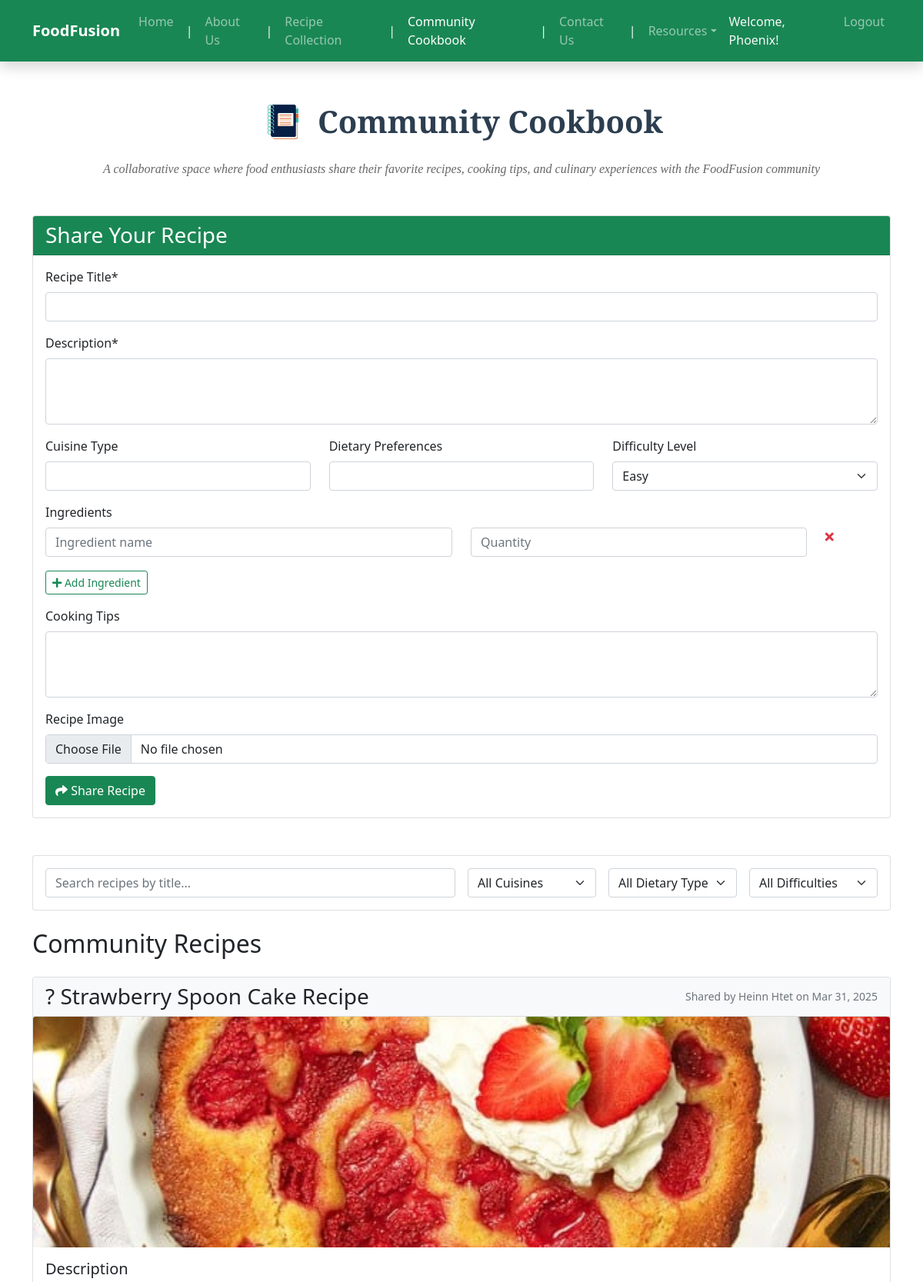
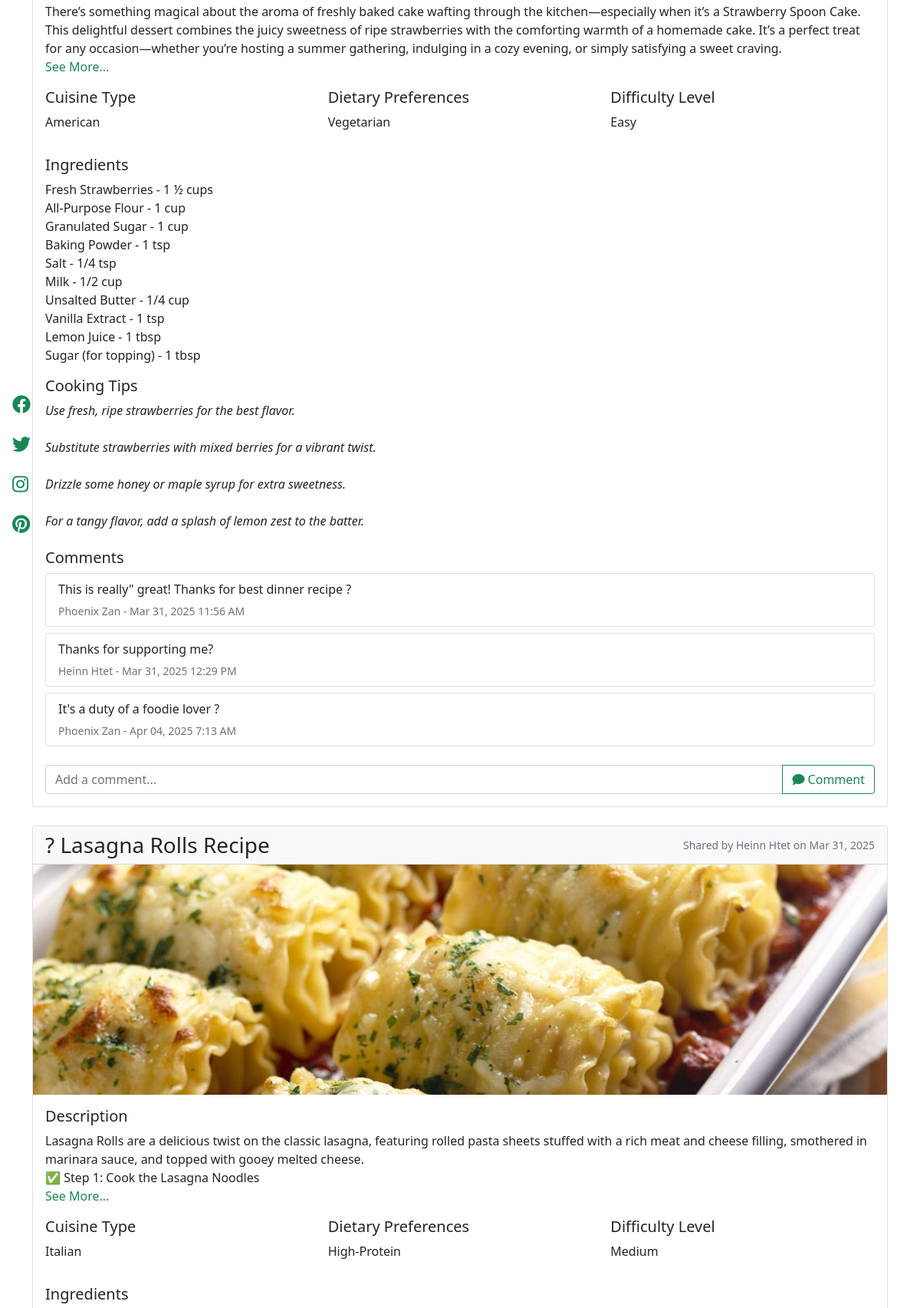
/community_cookbook.php (signed in, upper part), run on the app's committed database (2 pictures, top to bottom).
### tables this page shows
CREATE TABLE `recipes` (
  `RecipeID` int(11) NOT NULL AUTO_INCREMENT,
  `UserID` int(11) DEFAULT NULL,
  `Title` varchar(255) NOT NULL,
  `Description` text NOT NULL,
  `CuisineType` varchar(50) DEFAULT NULL,
  `DietaryPreferences` varchar(100) DEFAULT NULL,
  `Difficulty` enum('Easy','Medium','Hard') DEFAULT NULL,
  `ImageURL` varchar(255) DEFAULT NULL,
  `CookingTips` text DEFAULT NULL,
  `CreatedAt` timestamp NOT NULL DEFAULT current_timestamp(),
  PRIMARY KEY (`RecipeID`),
  KEY `UserID` (`UserID`),
  CONSTRAINT `recipes_ibfk_1` FOREIGN KEY (`UserID`) REFERENCES `users` (`UserID`) ON DELETE SET NULL
);

CREATE TABLE `users` (
  `UserID` int(11) NOT NULL AUTO_INCREMENT,
  `FirstName` varchar(50) NOT NULL,
  `LastName` varchar(50) NOT NULL,
  `Email` varchar(100) NOT NULL,
  `PasswordHash` varchar(255) NOT NULL,
  `FailedLoginAttempts` int(11) DEFAULT 0,
  `LockoutTime` datetime DEFAULT NULL,
  PRIMARY KEY (`UserID`),
  UNIQUE KEY `Email` (`Email`)
);

CREATE TABLE `recipeingredients` (
  `IngredientID` int(11) NOT NULL AUTO_INCREMENT,
  `RecipeID` int(11) DEFAULT NULL,
  `IngredientName` varchar(100) NOT NULL,
  `Quantity` varchar(50) DEFAULT NULL,
  PRIMARY KEY (`IngredientID`),
  KEY `RecipeID` (`RecipeID`),
  CONSTRAINT `recipeingredients_ibfk_1` FOREIGN KEY (`RecipeID`) REFERENCES `recipes` (`RecipeID`) ON DELETE CASCADE
);

CREATE TABLE `comments` (
  `CommentID` int(11) NOT NULL AUTO_INCREMENT,
  `RecipeID` int(11) DEFAULT NULL,
  `UserID` int(11) DEFAULT NULL,
  `CommentText` text NOT NULL,
  `CreatedAt` timestamp NOT NULL DEFAULT current_timestamp(),
  PRIMARY KEY (`CommentID`),
  KEY `RecipeID` (`RecipeID`),
  KEY `UserID` (`UserID`),
  CONSTRAINT `comments_ibfk_1` FOREIGN KEY (`RecipeID`) REFERENCES `recipes` (`RecipeID`) ON DELETE CASCADE,
  CONSTRAINT `comments_ibfk_2` FOREIGN KEY (`UserID`) REFERENCES `users` (`UserID`) ON DELETE CASCADE
);

### community_cookbook.php (the view, shortened to what this page needs)
<?php
require_once 'include/dbconfig.php';
$stmt = $pdo->query("SELECT r.*, u.FirstName, u.LastName FROM recipes r JOIN users u ON r.UserID = u.UserID GROUP BY r.RecipeID ORDER BY r.CreatedAt DESC");
$recipes = $stmt->fetchAll(PDO::FETCH_ASSOC);
foreach ($recipes as $key => $recipe) {
    $stmt = $pdo->prepare("SELECT * FROM recipeingredients WHERE RecipeID = ?");
    $stmt->execute([$recipe['RecipeID']]);
    $recipes[$key]['ingredients'] = $stmt->fetchAll(PDO::FETCH_ASSOC);
    $stmt = $pdo->prepare("SELECT c.*, u.FirstName, u.LastName FROM comments c JOIN users u ON c.UserID = u.UserID WHERE c.RecipeID = ? ORDER BY c.CreatedAt");
    $stmt->execute([$recipe['RecipeID']]);
    $recipes[$key]['comments'] = $stmt->fetchAll(PDO::FETCH_ASSOC);
}
?>
<!DOCTYPE html>
<html lang="en">
<head>
    <link href="https://cdn.jsdelivr.net/npm/bootstrap@5.1.3/dist/css/bootstrap.min.css" rel="stylesheet">
    <link rel="stylesheet" href="https://cdnjs.cloudflare.com/ajax/libs/font-awesome/5.15.4/css/all.min.css">
</head>
<body>
<?php include 'include/header.php'; ?>
<div class="container my-5">
    <h1 class="cookbook-title">
        <img src="media/notebook.png" alt="Cookbook Icon">
        Community Cookbook
    </h1>
    <p class="text-center cookbook-subtitle mb-5">A collaborative space where food enthusiasts share their favorite recipes, cooking tips, and culinary experiences with the FoodFusion community</p>
    <div class="card mb-5">
        <div class="card-header bg-success text-white">
            <h3 class="card-title mb-0">Share Your Recipe</h3>
        </div>
        <div class="card-body">
            <form method="POST" enctype="multipart/form-data">
                <div class="mb-3">
                    <label for="title" class="form-label">Recipe Title*</label>
                    <input type="text" class="form-control" id="title" name="title" required>
                </div>
                <div class="mb-3">
                    <label for="description" class="form-label">Description*</label>
                    <textarea class="form-control" id="description" name="description" rows="3" required></textarea>
                </div>
                <div class="row mb-3">
                    <div class="col-md-4">
                        <label for="cuisine_type" class="form-label">Cuisine Type</label>
                        <input type="text" class="form-control" id="cuisine_type" name="cuisine_type">
                    </div>
                    <div class="col-md-4">
                        <label for="dietary_preferences" class="form-label">Dietary Preferences</label>
                        <input type="text" class="form-control" id="dietary_preferences" name="dietary_preferences">
                    </div>
                    <div class="col-md-4">
                        <label for="difficulty" class="form-label">Difficulty Level</label>
                        <select class="form-select" id="difficulty" name="difficulty">
                            <option value="Easy">Easy</option>
                        </select>
                    </div>
                </div>
                <div class="mb-3">
                    <label class="form-label">Ingredients</label>
                    <div id="ingredients-container">
                        <div class="ingredient-row row">
                            <div class="col-md-6">
                                <input type="text" class="form-control" name="ingredients[]" placeholder="Ingredient name">
                            </div>
                            <div class="col-md-5">
                                <input type="text" class="form-control" name="quantities[]" placeholder="Quantity">
                            </div>
                            <div class="col-md-1">
                                <i class="fas fa-times text-danger remove-ingredient"></i>
                            </div>
                        </div>
                    </div>
                    <button type="button" class="btn btn-outline-success btn-sm mt-2" id="add-ingredient">
                        <i class="fas fa-plus"></i> Add Ingredient
                    </button>
                </div>
                <div class="mb-3">
                    <label for="cooking_tips" class="form-label">Cooking Tips</label>
                    <textarea class="form-control" id="cooking_tips" name="cooking_tips" rows="3"></textarea>
                </div>
                <div class="mb-3">
                    <label for="recipe_image" class="form-label">Recipe Image</label>
                    <input type="file" class="form-control" id="recipe_image" name="recipe_image" accept="image/*">
                </div>
                <button type="submit" name="submit_recipe" class="btn btn-success">
                    <i class="fas fa-share"></i> Share Recipe
                </button>
            </form>
        </div>
    </div>
    <div class="card mb-4">
        <div class="card-body">
            <div class="row g-3">
                <div class="col-md-6">
                    <input type="text" id="searchInput" class="form-control" placeholder="Search recipes by title...">
                </div>
                <div class="col-md-2">
                    <select id="cuisineFilter" class="form-select">
                        <option value="">All Cuisines</option>
                    </select>
                </div>
                <div class="col-md-2">
                    <select id="dietaryFilter" class="form-select">
                        <option value="">All Dietary Types</option>
                    </select>
                </div>
                <div class="col-md-2">
                    <select id="difficultyFilter" class="form-select">
                        <option value="">All Difficulties</option>
                    </select>
                </div>
            </div>
        </div>
    </div>
    <h2 class="mb-4">Community Recipes</h2>
    <?php foreach ($recipes as $recipe): ?>
        <div class="card mb-4" id="recipe_<?php echo $recipe['RecipeID']; ?>">
            <div class="card-header bg-light">
                <div class="d-flex justify-content-between align-items-center">
                    <h3 class="card-title mb-0"><?php echo htmlspecialchars($recipe['Title']); ?></h3>
                    <small class="text-muted">
                        Shared by <?php echo htmlspecialchars($recipe['FirstName'] . ' ' . $recipe['LastName']); ?>
                        on <?php echo date('M d, Y', strtotime($recipe['CreatedAt'])); ?>
                    </small>
                </div>
            </div>
            <?php if ($recipe['ImageURL']): ?>
                <img src="<?php echo htmlspecialchars($recipe['ImageURL']); ?>" class="card-img-top recipe-image" alt="<?php echo htmlspecialchars($recipe['Title']); ?>">
            <?php endif; ?>
            <div class="card-body">
                <div class="mb-3">
                    <h5>Description</h5>
                    <div class="recipe-description">
                        <p><?php echo nl2br(htmlspecialchars($recipe['Description'])); ?></p>
                    </div>
                    <span class="see-more">See More...</span>
                </div>
                <div class="row mb-3">
                    <div class="col-md-4">
                        <h5>Cuisine Type</h5>
                        <p><?php echo htmlspecialchars($recipe['CuisineType']); ?></p>
                    </div>
                    <div class="col-md-4">
                        <h5>Dietary Preferences</h5>
                        <p><?php echo htmlspecialchars($recipe['DietaryPreferences']); ?></p>
                    </div>
                    <div class="col-md-4">
                        <h5>Difficulty Level</h5>
                        <p><?php echo htmlspecialchars($recipe['Difficulty']); ?></p>
                    </div>
                </div>
                <div class="mb-3">
                    <h5>Ingredients</h5>
                    <ul class="list-unstyled">
                        <?php foreach ($recipe['ingredients'] as $ingredient): ?>
                            <li>
                                <?php echo htmlspecialchars($ingredient['IngredientName']); ?> -
                                <?php echo htmlspecialchars($ingredient['Quantity']); ?>
                            </li>
                        <?php endforeach; ?>
                    </ul>
                </div>
                <?php if ($recipe['CookingTips']): ?>
                    <div class="mb-3">
                        <h5>Cooking Tips</h5>
                        <p class="fst-italic"><?php echo nl2br(htmlspecialchars($recipe['CookingTips'])); ?></p>
                    </div>
                <?php endif; ?>
                <div class="mt-4">
                    <h5>Comments</h5>
                    <div class="comment-section">
                        <?php foreach ($recipe['comments'] as $comment): ?>
                            <div class="card mb-2">
                                <div class="card-body py-2">
                                    <p class="mb-1"><?php echo nl2br(htmlspecialchars($comment['CommentText'])); ?></p>
                                    <small class="text-muted">
                                        <?php echo htmlspecialchars($comment['FirstName'] . ' ' . $comment['LastName']); ?> -
                                        <?php echo date('M d, Y g:i A', strtotime($comment['CreatedAt'])); ?>
                                    </small>
                                </div>
                            </div>
                        <?php endforeach; ?>
                    </div>
                    <form method="POST" class="mt-3">
                        <div class="input-group">
                            <input type="text" class="form-control" name="comment_text" placeholder="Add a comment..." required>
                            <button type="submit" name="submit_comment" class="btn btn-outline-success">
                                <i class="fas fa-comment"></i> Comment
                            </button>
                        </div>
                    </form>
                </div>
            </div>
        </div>
    <?php endforeach; ?>
</div>
</body>
</html>

### community_cookbook.php (style rules this page uses)
.recipe-image { max-height: 300px; object-fit: cover; }
.ingredient-row { margin-bottom: 10px; }
.remove-ingredient { cursor: pointer; }
.comment-section { max-height: 300px; overflow-y: auto; }
.recipe-description { position: relative; max-height: 4.5em; overflow: hidden; transition: max-height 0.3s ease-out; }
.see-more { color: #198754; cursor: pointer; font-weight: 500; }
.cookbook-title { font-family: 'Playfair Display', serif; font-weight: 700; color: #2c3e50; display: flex; align-items: center; justify-content: center; gap: 15px; margin-bottom: 20px; }
.cookbook-title img { width: 60px; height: auto; }
.cookbook-subtitle { font-family: 'Playfair Display', serif; font-weight: 400; color: #666; font-style: italic; }

### data on the page
recipes: Title "? Strawberry Spoon Cake Recipe", UserID.LastName "Heinn Htet", CreatedAt "Mar 31, 2025", ImageURL (picture), Description "There’s something magical about the aroma of freshly baked cake wafting through the kitchen—especially when it’s a Strawberry Spoon Cake. This delightful dessert combines the juicy sweetness of ripe strawberries with the comforting warmth of a homemade cake. It’s a perfect treat for any occasion—whether you’re hosting a summer gathering, indulging in a cozy evening, or simply satisfying a sweet craving.", CuisineType "American", DietaryPreferences "Vegetarian", Difficulty "Easy", CookingTips "Use fresh, ripe strawberries for the best flavor. Substitute strawberries with mixed berries for a vibrant twist. Drizzle some honey or maple syrup for extra sweetness. For a tangy flavor, add a splash of lemon zest to the batter."
recipeingredients: IngredientName "Fresh Strawberries", Quantity "1 ½ cups"
recipeingredients: IngredientName "All-Purpose Flour", Quantity "1 cup"
recipeingredients: IngredientName "Granulated Sugar", Quantity "1 cup"
recipeingredients: IngredientName "Baking Powder", Quantity "1 tsp"
recipeingredients: IngredientName "Salt", Quantity "1/4 tsp"
recipeingredients: IngredientName "Milk", Quantity "1/2 cup"
recipeingredients: IngredientName "Unsalted Butter", Quantity "1/4 cup"
recipeingredients: IngredientName "Vanilla Extract", Quantity "1 tsp"
recipeingredients: IngredientName "Lemon Juice", Quantity "1 tbsp"
recipeingredients: IngredientName "Sugar (for topping)", Quantity "1 tbsp"
comments: CommentText "This is really\" great! Thanks for best dinner recipe ?", UserID.LastName "Phoenix Zan", CreatedAt "Mar 31, 2025 11:56 AM"
comments: CommentText "Thanks for supporting me?", UserID.LastName "Heinn Htet", CreatedAt "Mar 31, 2025 12:29 PM"
comments: CommentText "It's a duty of a foodie lover ?", UserID.LastName "Phoenix Zan", CreatedAt "Apr 04, 2025 7:13 AM"
recipes: Title "? Lasagna Rolls Recipe", UserID.LastName "Heinn Htet", CreatedAt "Mar 31, 2025", ImageURL (picture), Description "Lasagna Rolls are a delicious twist on the classic lasagna, featuring rolled pasta sheets stuffed with a rich meat and cheese filling, smothered in marinara sauce, and topped with gooey melted cheese. ✅ Step 1: Cook the Lasagna Noodles", CuisineType "Italian", DietaryPreferences "High-Protein", Difficulty "Medium"

### other printed values
$_SESSION['user_name'] "Phoenix"
